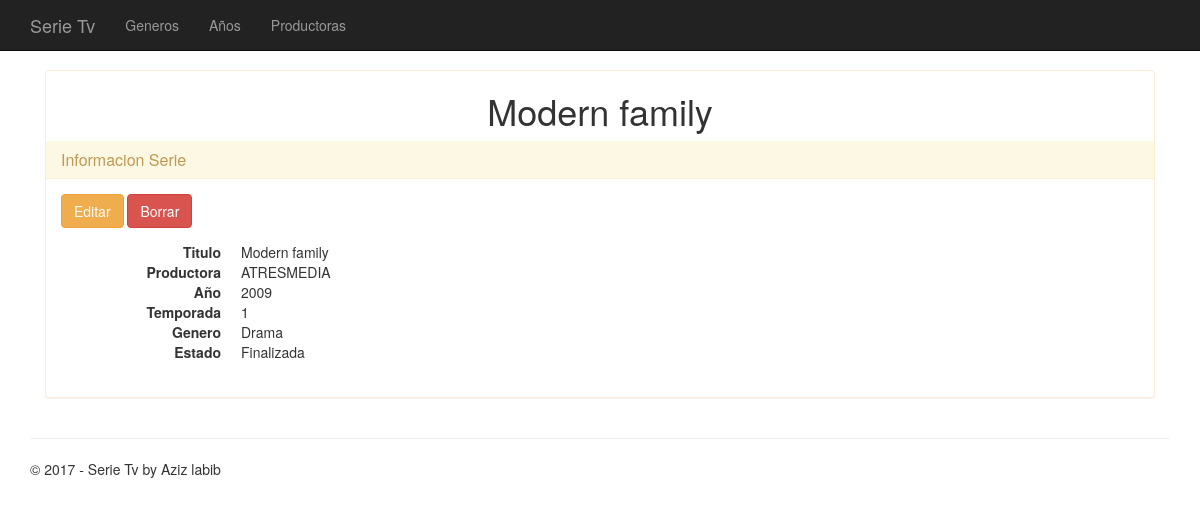
The page /ver/3 on the database its author committed.
### app/models.py (models this page shows, shortened)
class Serie(models.Model):
    titulo = models.CharField(max_length=20)
    productora = models.CharField(max_length=10)
    fecha = models.IntegerField()
    temporada = models.IntegerField()
    GENEROS = ((0,"Accion"),(1,"Historica"),(2,"Terror"),(3,"Drama"),(4,"Ficcion"),(5,"Policiaca"))
    genero = models.IntegerField(choices=GENEROS)
    ESTADO = ((0,"Produccion"),(1,"En Emision"),(2,"Finalizada"))
    estado = models.IntegerField(choices=ESTADO)
    def getSerie(clave):
        serie = Serie.objects.get(pk=clave)
        return serie

### app/views.py (the view)
# urls.py: url(r'^ver/(?P<id>[0-9]+)$', app.views.ver, name='ver'),
def ver(request,id):
    assert isinstance(request, HttpRequest)
    serie = Serie.getSerie(id)
    return render(request,
        'app/ver.html',
        {
            'title':'Informacion Serie',
            'serie':serie
        })

### app/templates/app/ver.html
﻿{% extends "app/layout.html" %}
{% block content %}
<div class="container">
    <div class="panel panel-warning">
        <h1 class="text-center">{{serie.titulo}}</h1>
	<div class="panel-heading">
		<h1 class="panel-title">{{title}}</h1>
	</div>
	<div class="panel-body">
        <p><a href="{% url 'editar' id=serie.id %}" class="btn btn-warning btn-large">Editar</a>
        <a onclick="return confirm('¿Deseas eliminar esta Serie?');"href="{% url 'borrar' id=serie.id %}" class="btn btn-danger btn-large">Borrar</a><p>
        <dl class="dl-horizontal">
            <dt>Titulo</dt>
            <dd>{{serie.titulo}}</dd>
            <dt>Productora</dt>
            <dd>{{serie.productora}}</dd>
            <dt>A&ntilde;o</dt>
            <dd>{{serie.fecha}}</dd>
            <dt>Temporada</dt>
            <dd>{{serie.temporada}}</dd>
            <dt>Genero</dt>
            <dd>{{serie.get_genero_display}}</dd>
            <dt>Estado</dt>
            <dd>{{serie.get_estado_display}}</dd>
        </dl>
	</div>
</div>
</div>
{% endblock %}

### app/static/app/content/site.css (style rules this page uses)
body { padding-top: 50px; padding-bottom: 20px; }

### rows shown on the page
Serie: titulo "Modern family", productora "ATRESMEDIA", fecha "2009", temporada "1", genero "Drama", estado "Finalizada"

### other values the page prints
{{ title }} "Informacion Serie"
